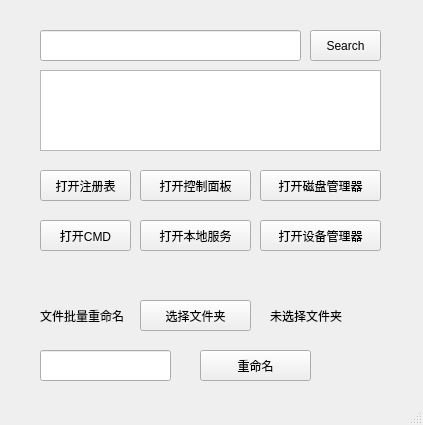
<?xml version="1.0" encoding="UTF-8"?>
<ui version="4.0">
 <class>MainWindow</class>
 <widget class="QMainWindow" name="MainWindow">
  <property name="geometry">
   <rect>
    <x>0</x>
    <y>0</y>
    <width>423</width>
    <height>425</height>
   </rect>
  </property>
  <property name="windowTitle">
   <string>MainWindow</string>
  </property>
  <widget class="QWidget" name="centralwidget">
   <widget class="QPushButton" name="registry">
    <property name="geometry">
     <rect>
      <x>40</x>
      <y>170</y>
      <width>91</width>
      <height>31</height>
     </rect>
    </property>
    <property name="text">
     <string>打开注册表</string>
    </property>
   </widget>
   <widget class="QPushButton" name="control">
    <property name="geometry">
     <rect>
      <x>140</x>
      <y>170</y>
      <width>111</width>
      <height>31</height>
     </rect>
    </property>
    <property name="text">
     <string>打开控制面板</string>
    </property>
   </widget>
   <widget class="QLineEdit" name="search">
    <property name="geometry">
     <rect>
      <x>40</x>
      <y>30</y>
      <width>261</width>
      <height>31</height>
     </rect>
    </property>
   </widget>
   <widget class="QPushButton" name="exec">
    <property name="geometry">
     <rect>
      <x>310</x>
      <y>30</y>
      <width>71</width>
      <height>31</height>
     </rect>
    </property>
    <property name="text">
     <string>Search</string>
    </property>
   </widget>
   <widget class="QPushButton" name="dev">
    <property name="geometry">
     <rect>
      <x>260</x>
      <y>220</y>
      <width>121</width>
      <height>31</height>
     </rect>
    </property>
    <property name="text">
     <string>打开设备管理器</string>
    </property>
   </widget>
   <widget class="QPushButton" name="disk">
    <property name="geometry">
     <rect>
      <x>260</x>
      <y>170</y>
      <width>121</width>
      <height>31</height>
     </rect>
    </property>
    <property name="text">
     <string>打开磁盘管理器</string>
    </property>
   </widget>
   <widget class="QPushButton" name="command">
    <property name="geometry">
     <rect>
      <x>40</x>
      <y>220</y>
      <width>91</width>
      <height>31</height>
     </rect>
    </property>
    <property name="text">
     <string>打开CMD</string>
    </property>
   </widget>
   <widget class="QPushButton" name="server">
    <property name="geometry">
     <rect>
      <x>140</x>
      <y>220</y>
      <width>111</width>
      <height>31</height>
     </rect>
    </property>
    <property name="text">
     <string>打开本地服务</string>
    </property>
   </widget>
   <widget class="QListView" name="result">
    <property name="geometry">
     <rect>
      <x>40</x>
      <y>70</y>
      <width>341</width>
      <height>81</height>
     </rect>
    </property>
   </widget>
   <widget class="QPushButton" name="check_folder">
    <property name="geometry">
     <rect>
      <x>140</x>
      <y>300</y>
      <width>111</width>
      <height>31</height>
     </rect>
    </property>
    <property name="text">
     <string>选择文件夹</string>
    </property>
   </widget>
   <widget class="QLabel" name="label">
    <property name="geometry">
     <rect>
      <x>40</x>
      <y>300</y>
      <width>91</width>
      <height>31</height>
     </rect>
    </property>
    <property name="text">
     <string>文件批量重命名</string>
    </property>
   </widget>
   <widget class="QLabel" name="floder">
    <property name="geometry">
     <rect>
      <x>270</x>
      <y>300</y>
      <width>141</width>
      <height>31</height>
     </rect>
    </property>
    <property name="text">
     <string>未选择文件夹</string>
    </property>
   </widget>
   <widget class="QLineEdit" name="filename">
    <property name="geometry">
     <rect>
      <x>40</x>
      <y>350</y>
      <width>131</width>
      <height>31</height>
     </rect>
    </property>
   </widget>
   <widget class="QPushButton" name="renamebtn">
    <property name="geometry">
     <rect>
      <x>200</x>
      <y>350</y>
      <width>111</width>
      <height>31</height>
     </rect>
    </property>
    <property name="text">
     <string>重命名</string>
    </property>
   </widget>
  </widget>
  <widget class="QStatusBar" name="statusbar"/>
 </widget>
 <resources/>
 <connections/>
</ui>
